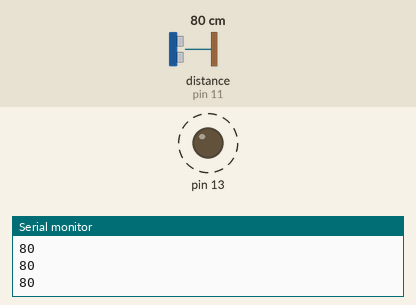
Simulated run of this sketch. Board: Arduino Uno, built with avr-gcc and run on an emulated ATmega328P. Parts: output pins drawn as LEDs (lit = HIGH), the last lines printed to the serial monitor. Wiring (inferred from the names in the program): ultrasonic range finder: trigger pin 12; echo pin 11. Dashed ring = blinking. Inputs (shaded band) come from the test bench; at power-on: distance to the obstacle (sensor on pin 11) 80 cm. The echo pulse lasts 58.3 µs per cm; pins used as bus, display or sensor lines are not drawn.

Above: at 1.28 s.
1.3 s: distance to the obstacle (sensor on pin 11) set to 94 cm
4.3 s: distance to the obstacle (sensor on pin 11) set to 105 cm
At 5.1 s:
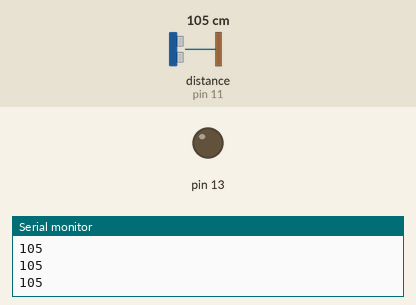
5.8 s: distance to the obstacle (sensor on pin 11) set to 2 cm
At 6.16 s:
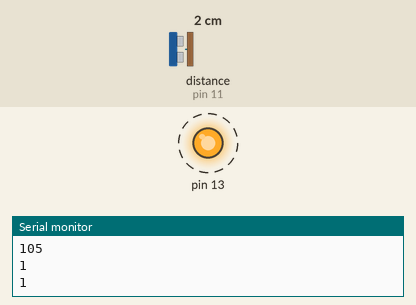
8.8 s: distance to the obstacle (sensor on pin 11) set to 120 cm
At 9.9 s:
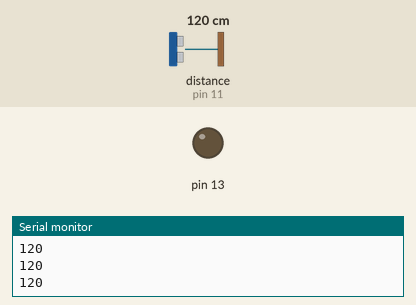
Timing chart, 0 to 11.3 s (numbered marks = the images above; inputs shaded):
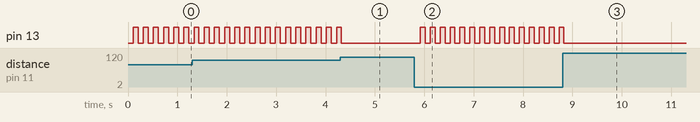

Measured:
- the behaviour switches between 99 and 100 cm on distance to the obstacle (sensor on pin 11) (found by bisection; images 0 and 1)
- after the input at 4.3 s, pin 13: goes on until 4.3 s, then stays LOW
- after the input at 5.8 s, pin 13: alternates HIGH for 0.10 s and LOW for 0.10 s, starting after 0.12 s
- after the input at 8.8 s, pin 13: goes on until 8.8 s, then stays LOW
- by itself, pin 13: alternates HIGH for 0.10 s and LOW for 0.11 s

The sketch:

pomiar_odleglosci_buzzer.ino
```cpp
#define trigPin 12
#define echoPin 11

int wynik;

void setup()
{
  Serial.begin(9600);
  pinMode(trigPin, OUTPUT);
  pinMode(echoPin, INPUT);
  pinMode(13, OUTPUT);
  digitalWrite(13, LOW);
}

void loop()
{
  wynik=pomiar_odleglosci();
  Serial.println(wynik);
  if(wynik<100)
  {
    digitalWrite(13,HIGH);
    delay(100);
    digitalWrite(13, LOW);
  }
}

int pomiar_odleglosci()
{
  int wynik;
  digitalWrite(trigPin, LOW);
  delayMicroseconds(2);
  digitalWrite(trigPin, HIGH);
  delayMicroseconds(10);
  digitalWrite(trigPin, LOW);

  wynik=pulseIn(echoPin, HIGH);
  wynik/=58;
  delay(100);
  return wynik;
}
```
